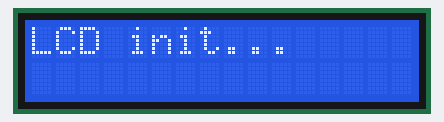
Bench run of a sketch on a simulated Arduino Uno, built with avr-gcc and run on an emulated ATmega328P. Parts: 16×2 character LCD.

Above: at 0.1 s.
At 1.1 s:
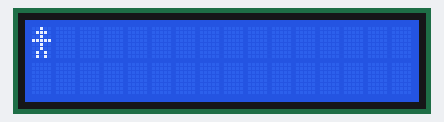
At 5.3 s:
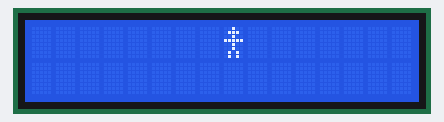
At 9.4 s:
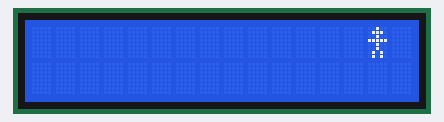
At 13.6 s:
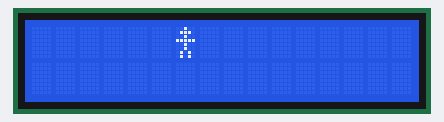
At 17.8 s:
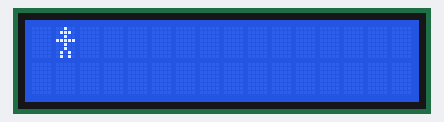

The sketch:

Mario_flow.ino
```cpp
#include <LiquidCrystal_I2C.h>

class LiquidCrystal_I2C lcd = LiquidCrystal_I2C(0x3F, 16, 2);

uint8_t mario[] =
{
  0b00100,
  0b01110,
  0b00100,
  0b11111,
  0b00100,
  0b00100,
  0b01010,
  0b01010,
};

void setup() {
  // put your setup code here, to run once:
  lcd.init();
  lcd.backlight();
  lcd.print(F("LCD init..."));
  delay(1000UL);
  lcd.clear();
  lcd.home();
  lcd.createChar(0u, mario);       //lcd.write(0)
}
static int i = 0;
void loop() {
  // put your main code here, to run repeatedly:


  for(int i = 0; i < 16; ++i)
  {
    if(i == 15)
    {
      for(int j = 15; j >= 0; --j)
      {
        lcd.setCursor(j,0);
        lcd.write(uint8_t(0));         //픽셀 하나 사용할때 쓴다.
        delay(500UL);
        lcd.home();
        lcd.print("                ");
      }
    }
    else
    {
      lcd.setCursor(i,0);
      lcd.write(uint8_t(0));         //픽셀 하나 사용할때 쓴다.
      delay(500UL);
      lcd.home();
      lcd.print("                ");
    }
  }
}
```

Measured:
- by itself, everything shown: repeats every 16.1 s, in 32 steps
- what the display in image 1 shows lasts 0.5 s, from 1.1 s to 1.6 s
